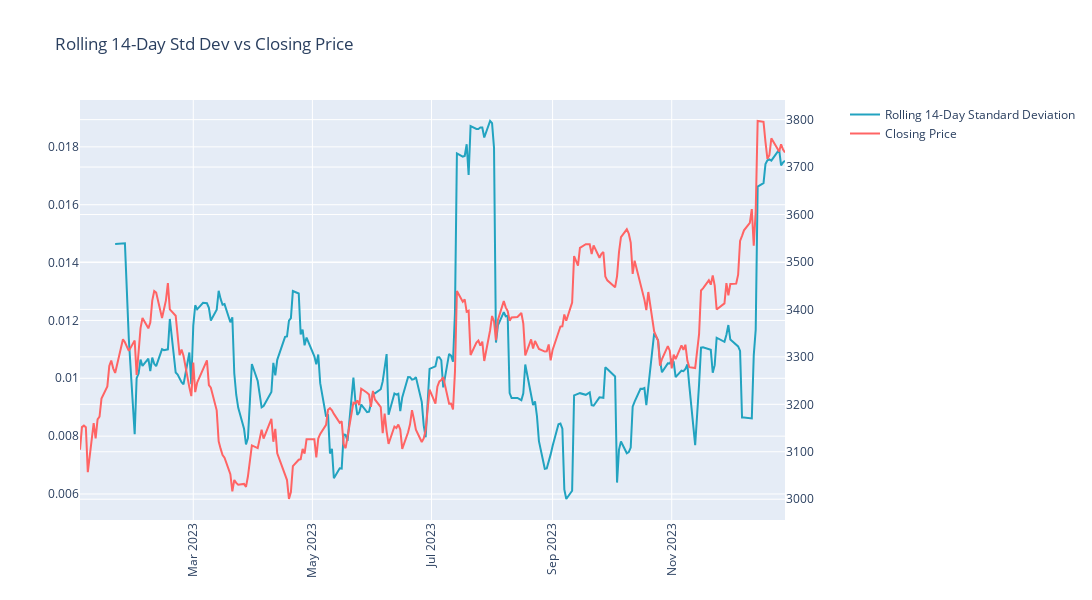

Notebook source saved alongside this figure:
### Markdown cell above
### Volatility Estimation
 Compute rolling 14-day volatility (standard deviation of daily returns).

### Code cell
data['Rolling Std Dev'] = data['Daily Return'].rolling(window=14).std()
trace1 = go.Scatter(
    x=data.index,
    y=data['Rolling Std Dev'],
    name='Rolling 14-Day Standard Deviation',
    line=dict(color='rgb(34,163,192)')
)

trace2 = go.Scatter(
    x=data.index,
    y=data['Close'],
    name='Closing Price',
    line=dict(color='rgb(255,100,100)')
)

fig = make_subplots(specs=[[{"secondary_y": True}]])

fig.add_trace(trace1, secondary_y=False)
fig.add_trace(trace2, secondary_y=True)

fig.update_layout(
    height=600,
    width=1600,
    title='Rolling 14-Day Std Dev vs Closing Price',
    xaxis=dict(tickangle=-90)
)

fig.show()

### Figure 1 — Plotly figure (JSON) as saved in the notebook; plotly's stock layout.template omitted (floating-point values rounded to 4 significant figures; data arrays with more than 128 entries replaced by an {"elided": "..."} marker saying what was removed)
{"data": [{"line": {"color": "rgb(34,163,192)"}, "name": "Rolling 14-Day Standard Deviation", "type": "scatter", "x": {"elided": "245 str values"}, "xaxis": "x", "y": {"elided": "245 float values"}, "yaxis": "y"}, {"line": {"color": "rgb(255,100,100)"}, "name": "Closing Price", "type": "scatter", "x": {"elided": "245 str values"}, "xaxis": "x", "y": {"elided": "245 float values"}, "yaxis": "y2"}], "layout": {"height": 600, "title": {"text": "Rolling 14-Day Std Dev vs Closing Price"}, "width": 1600, "xaxis": {"anchor": "y", "domain": [0, 0.94], "tickangle": -90}, "yaxis": {"anchor": "x", "domain": [0, 1]}, "yaxis2": {"anchor": "x", "overlaying": "y", "side": "right"}}}
